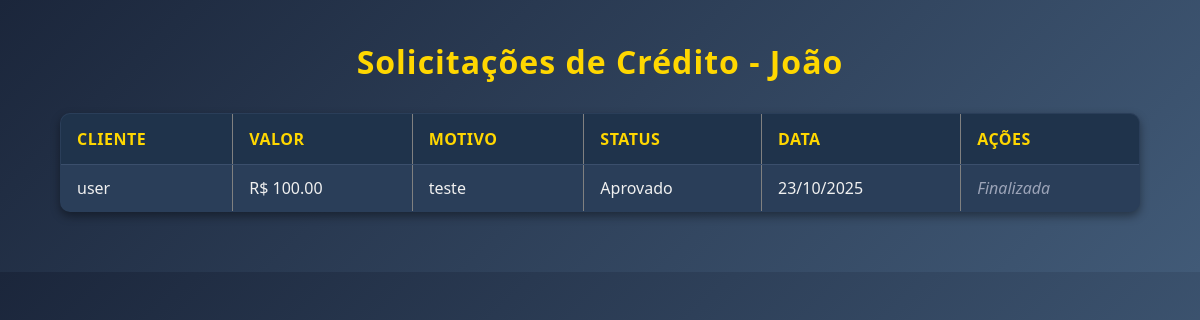
Page /users/solicitacoes/ (signed in) on the committed database.
### users/models.py (models this page shows, shortened)
class Gerente(models.Model):
    nome = models.CharField(max_length=150)
    cpf = models.CharField(max_length=14, unique=True, validators=[cpf_validator])
    email = models.EmailField(unique=True)
    telefone = models.CharField(max_length=15, validators=[telefone_validator])
    matricula = models.CharField(max_length=20, unique=True)
    data_admissao = models.DateField()
    data_de_nascimento = models.DateField()
    salario = models.DecimalField(max_digits=10, decimal_places=2)
    password = models.CharField(max_length=128)
    admUser = models.BooleanField(default=True)

class SolicitacaoCredito(models.Model):
    STATUS_CHOICES = [
        ('pendente', 'Pendente'),
        ('aprovado', 'Aprovado'),
        ('negado', 'Negado'),
    ]
    cliente = models.ForeignKey(
        Cliente,
        on_delete=models.CASCADE,
        related_name='solicitacoes'
    )
    gerente = models.ForeignKey(
        Gerente,
        on_delete=models.SET_NULL,
        null=True,
        blank=True,
        related_name='solicitacoes_recebidas'
    )
    valor = models.DecimalField(max_digits=10, decimal_places=2)
    motivo = models.TextField()
    data_solicitacao = models.DateTimeField(auto_now_add=True)
    status = models.CharField(max_length=10, choices=STATUS_CHOICES, default='pendente')
    resposta_gerente = models.TextField(blank=True, null=True)

class Cliente(models.Model):
    gerente_responsavel = models.ForeignKey(
        Gerente,
        on_delete=models.SET_NULL,
        null=True,
        blank=True,
        related_name="clientes"
    )
    numero_da_conta = models.CharField(
        max_length=20,
        unique=True,
        default=gerar_numero_conta
    )
    cpf = models.CharField(max_length=14, unique=True, validators=[cpf_validator])
    username = models.CharField(max_length=150)
    email = models.EmailField(unique=True)
    password = models.CharField(max_length=128)
    data_de_nascimento = models.DateField()
    telefone = models.CharField(max_length=14, validators=[telefone_validator])
    data_de_cadastro = models.DateTimeField(auto_now_add=True)
    saldo = models.DecimalField(max_digits=10, decimal_places=2, default=0.00)
    tipo_de_conta = models.CharField(
        max_length=20,
        choices=[
            ('corrente', 'Conta Corrente'),
            ('poupanca', 'Conta Poupança'),
            ('salario', 'Conta Salário'),
        ]
    )
    status_conta = models.CharField(max_length=20, default='ativa')
    admUser = models.BooleanField(default=False)
    creditos = models.DecimalField(max_digits=10, decimal_places=2, default=0.00)

### users/views.py (the view)
# urls.py: path('solicitacoes/', views.lista_solicitacoes_gerente, name='lista_solicitacoes_gerente'),
def lista_solicitacoes_gerente(request):
    gerente_id = request.session.get("user_id")
    gerente = get_object_or_404(Gerente, id=gerente_id)
    solicitacoes = SolicitacaoCredito.objects.filter(gerente=gerente).order_by('-data_solicitacao')
    return render(request, 'users/perfil/gerente/solicitacoes.html', {'gerente': gerente, 'solicitacoes': solicitacoes})

### templates/users/perfil/gerente/solicitacoes.html (shortened to what this page needs)
<!DOCTYPE html>
<html lang="pt-BR">
<head>
    {% load static %}
    <link rel="stylesheet" href="{% static 'perfil/gerente/solicitacoes/style.css' %}">
</head>
<body>
    <h1>Solicitações de Crédito - {{ gerente.nome }}</h1>
    {% if solicitacoes %}
        <table border="1" cellpadding="8">
            <thead>
                <tr>
                    <th>Cliente</th>
                    <th>Valor</th>
                    <th>Motivo</th>
                    <th>Status</th>
                    <th>Data</th>
                    <th>Ações</th>
                </tr>
            </thead>
            <tbody>
                {% for s in solicitacoes %}
                <tr>
                    <td>{{ s.cliente.username }}</td>
                    <td>R$ {{ s.valor }}</td>
                    <td>{{ s.motivo }}</td>
                    <td>{{ s.status|title }}</td>
                    <td>{{ s.data_solicitacao|date:"d/m/Y" }}</td>
                    <td>
                        {% if s.status == "pendente" %}
                            <a href="{% url 'users:responder_solicitacao' s.id %}">Responder</a>
                        {% else %}
                            <em>Finalizada</em>
                        {% endif %}
                    </td>
                </tr>
                {% endfor %}
            </tbody>
        </table>
    {% else %}
        <p>Não há solicitações de crédito no momento.</p>
    {% endif %}
</body>
</html>

### static/perfil/gerente/solicitacoes/style.css (style rules this page uses)
body { background: linear-gradient(135deg, #1B263B, #415A77); font-family: 'Segoe UI', Tahoma, Geneva, Verdana, sans-serif; color: #c6c6c6; margin: 0; padding: 0; }
h1 { text-align: center; color: #FFD700; margin-top: 40px; margin-bottom: 30px; font-size: 2em; letter-spacing: 1px; }
table { width: 90%; margin: 0 auto 60px auto; border-collapse: collapse; background-color: #2A3E59; border-radius: 10px; overflow: hidden; box-shadow: 0 4px 10px rgba(0,0,0,0.4); animation: fadeIn 0.6s ease-in-out; }
thead { background-color: #1F334B; }
th { color: #FFD700; text-align: left; padding: 14px 16px; font-weight: 600; text-transform: uppercase; letter-spacing: 0.5px; }
td { color: #F0F0F0; padding: 12px 16px; border-top: 1px solid #3B4F6C; }
em { color: #9ca4b8; font-style: italic; }

### rows in the picture
Gerente: nome "João"
SolicitacaoCredito: cliente.username "user", valor "100.00", motivo "teste", status "Aprovado", data_solicitacao "23/10/2025", shows "Finalizada"
